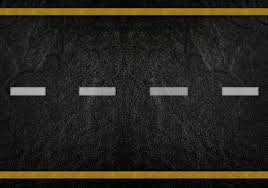
#> input picture Computer Vision Projects/Lane Detection/media/road4.jpg, 268 x 188 px, found by its file name
$ python Lane_detection.py
#> lines starting #> are read from the running program, lines starting #| are printed output that depends on the picture; after the words box and inside, x2 and y2 are one past the last pixel; in counts of white or black regions, pixels touching at a corner belong together
# importings
import matplotlib.pylab as plt
import cv2
import numpy as np


def region_of_interest(img, vertices):
    """
    Masks the target image only with the ROI specified and crops the rest.
    Input params: Target image, ROI vertices
    Returns: Masked Image with ROI
    """
    mask = np.zeros_like(img)
    match_mask_color = 255
    cv2.fillPoly(mask, vertices, match_mask_color)
    masked_image = cv2.bitwise_and(img, mask)
    return masked_image


def draw_the_lines(img, lines):
    """
    Draws the lines on the image that are obtained by performing Hough Transform.
    Input Params: Target image, Line vector
    Returns: Image with drawn lines
    """
    img = np.copy(img)
    blank_image = np.zeros((img.shape[0], img.shape[1], 3), dtype=np.uint8)

    for line in lines:
        for x1, y1, x2, y2 in line:
            cv2.line(blank_image, (x1, y1), (x2, y2), (0, 255, 0), thickness=5)

    img = cv2.addWeighted(img, 0.8, blank_image, 1, 0.0)
    return img


def image_processing_pipeline(image, region_of_interest_vertices):
    """
    The Image Processing Pipeline to effectively manage the flow of computation to be carried out on image
    Input Params: Target Image, Region of Interest Vertices Array
    Returns: processed image with detected lane lines
    """
    # convert to gray_scale
    gray_image = cv2.cvtColor(image, cv2.COLOR_RGB2GRAY)
    # canny edge detection
    canny_image = cv2.Canny(gray_image, 100, 200)
    # crop image
    cropped_image = region_of_interest(
        canny_image,
        np.array([region_of_interest_vertices], np.int32),
    )

    # draw lines
    lines = cv2.HoughLinesP(
        cropped_image,
        rho=6,
        theta=np.pi / 180,
        threshold=160,
        lines=np.array([]),
        minLineLength=40,
        maxLineGap=25,
    )

    image_with_lines = draw_the_lines(image, lines)
    return image_with_lines


def click_event(event, x, y, flags, param):
    """
    Called when 'click' event is triggered.
    Function Type: Callback function
    Input Params: Array consisting of Target Image and ROI array that is to be filled
    Returns: None
    """
    if event == cv2.EVENT_LBUTTONDOWN:
        param[1].append((x, y))  # appending to the ROI array
        font = cv2.FONT_HERSHEY_SIMPLEX
        cv2.putText(param[0], ".", (x, y), font, 1, (0, 255, 255), 2)
        cv2.imshow("image", param[0])


def ROI(image):
    """
    Asks user to define the Region of Interest.
    Input Params: Target image
    Returns: Array with vertices of ROI
    """
    # height, width = image.shape[0], image.shape[1]
    cv2.imshow("image", image)
    region_of_interest_vertices = []
    cv2.setMouseCallback("image", click_event, [image, region_of_interest_vertices])
    cv2.waitKey(0)
    cv2.destroyAllWindows()
    return region_of_interest_vertices


def main():
    image_path = "road4.jpg"
    image = cv2.imread(image_path)
#> image is the input picture: shape (188, 268, 3); mean B, G, R 29.7, 36.7, 39.4
    image = cv2.resize(image, (500,500))
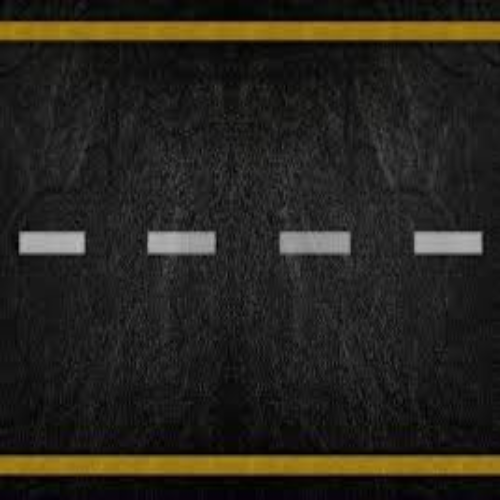
#> image: shape (500, 500, 3); mean B, G, R 29.6, 36.5, 39.3

    # getting region of interest by user input
    region_of_interest_vertices = ROI(image)
#> region_of_interest_vertices = []

    # image processing pipeline
    result = image_processing_pipeline(image, region_of_interest_vertices)
#> in image_processing_pipeline, `gray_image = cv2.cvtColor(image, cv2.COLOR_RGB2GRAY)`:
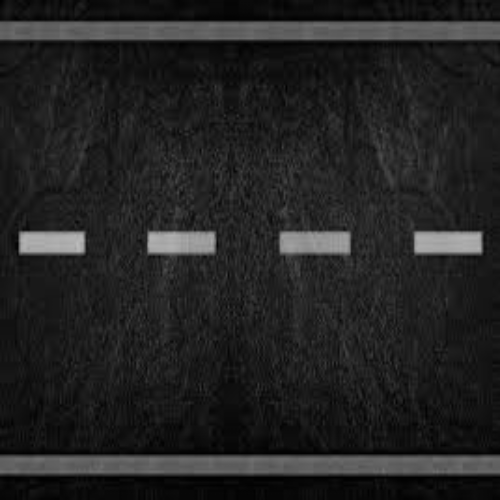
#> gray_image: shape (500, 500); min 1, max 188, mean 34.8
#> in image_processing_pipeline, `canny_image = cv2.Canny(gray_image, 100, 200)`:
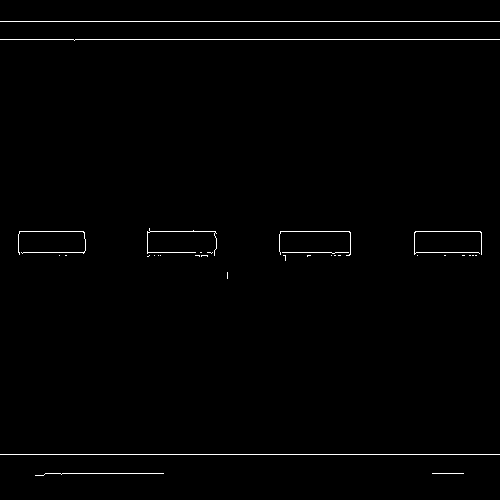
#> canny_image: shape (500, 500); 0.98% white in thin lines or dots

    # display
    plt.imshow(result)
    plt.show()


if __name__ == "__main__":
#> (the run stopped early here; a loop or call above may not have finished)

$ run again, with Computer Vision Projects/Lane Detection/media/road2.jpg copied over Computer Vision Projects/Lane Detection/media/road4.jpg
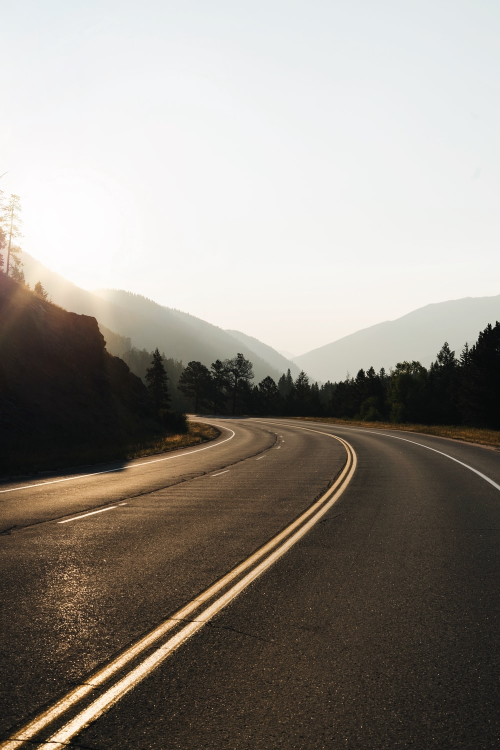
#> input picture Computer Vision Projects/Lane Detection/media/road2.jpg, 1000 x 1500 px, found by its file name (shown at 1/2 size)
#> in main, image is the input picture: shape (1500, 1000, 3); mean B, G, R 132.4, 140.2, 146.3
#> in main, `image = cv2.resize(image, (500,500))`:
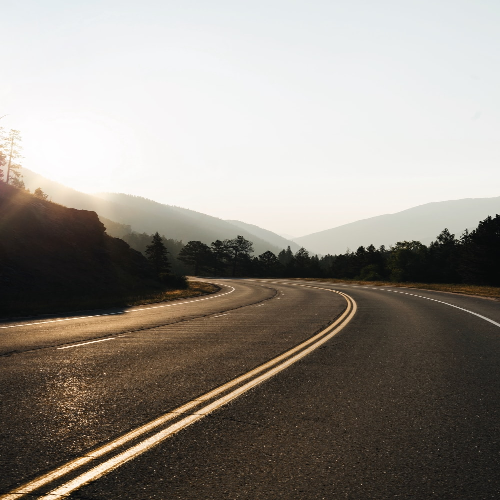
#> image: shape (500, 500, 3); mean B, G, R 132.6, 140.3, 146.4
#> region_of_interest_vertices = []
#> in image_processing_pipeline, `canny_image = cv2.Canny(gray_image, 100, 200)`:
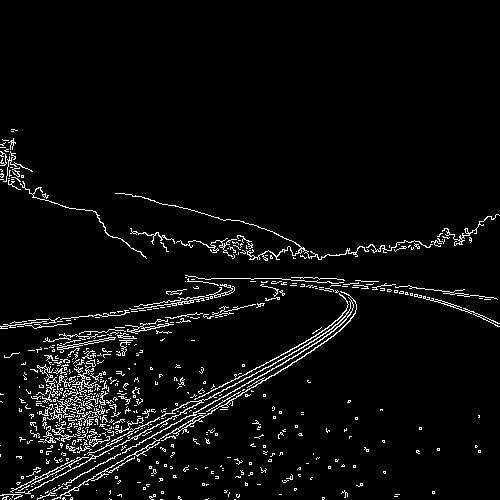
#> canny_image: shape (500, 500); 4.4% white in thin lines or dots, all inside (x1, y1, x2, y2) = (0, 129, 500, 500)

$ run again, with Computer Vision Projects/Lane Detection/media/road3.jpg copied over Computer Vision Projects/Lane Detection/media/road4.jpg
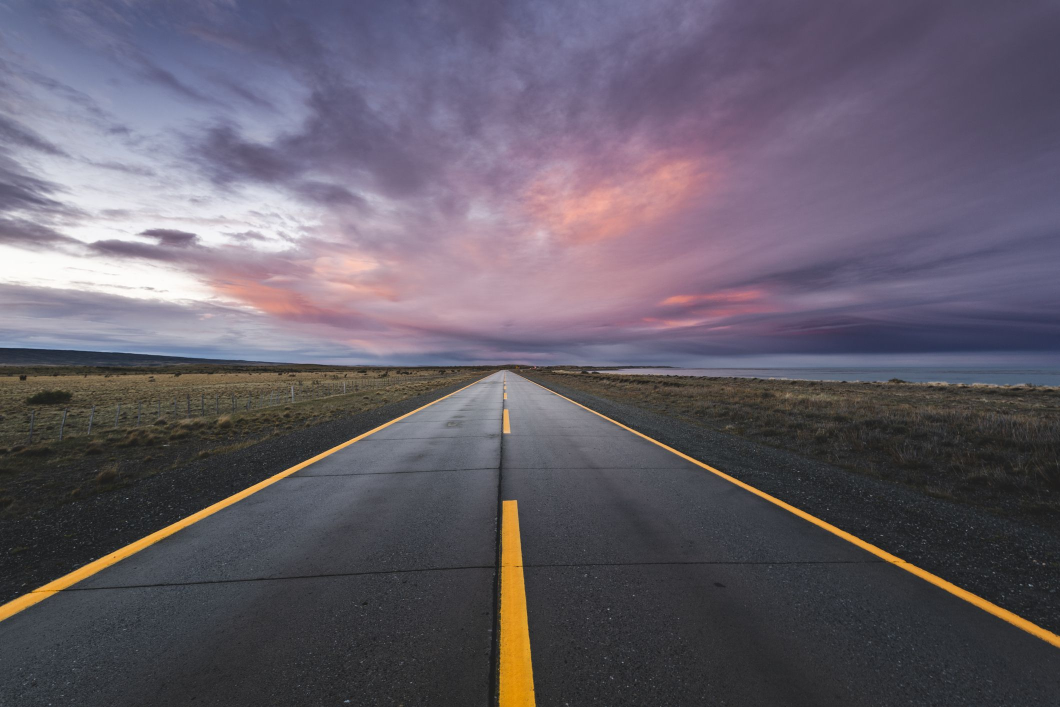
#> input picture Computer Vision Projects/Lane Detection/media/road3.jpg, 2119 x 1414 px, found by its file name (shown at 1/2 size)
#> in main, image is the input picture: shape (1414, 2119, 3); mean B, G, R 105.2, 93.4, 100.3
#> in main, `image = cv2.resize(image, (500,500))`:
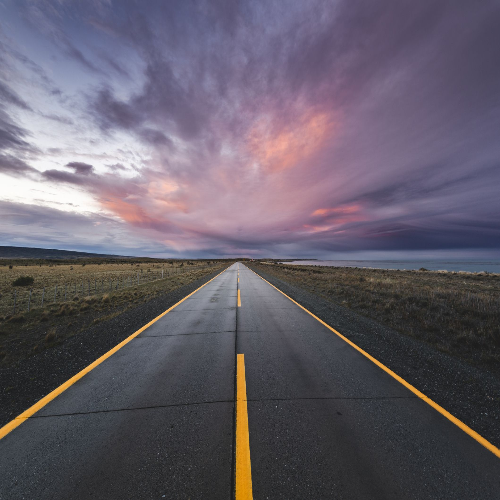
#> image: shape (500, 500, 3); mean B, G, R 105.1, 93.3, 100.2
#> region_of_interest_vertices = []
#> in image_processing_pipeline, `canny_image = cv2.Canny(gray_image, 100, 200)`:
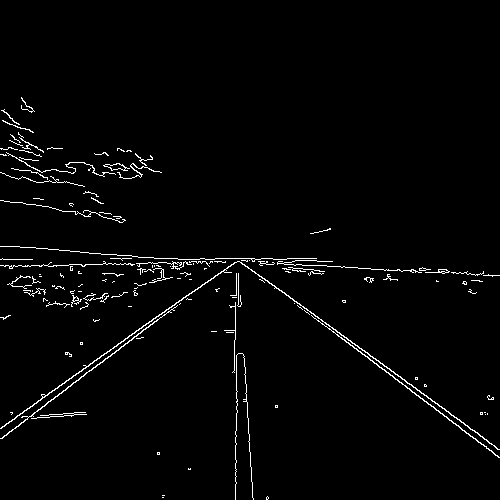
#> canny_image: shape (500, 500); 2.1% white in thin lines or dots, all inside (x1, y1, x2, y2) = (0, 97, 500, 500)

$ run again, with Computer Vision Projects/Lane Detection/media/road5.jpg copied over Computer Vision Projects/Lane Detection/media/road4.jpg
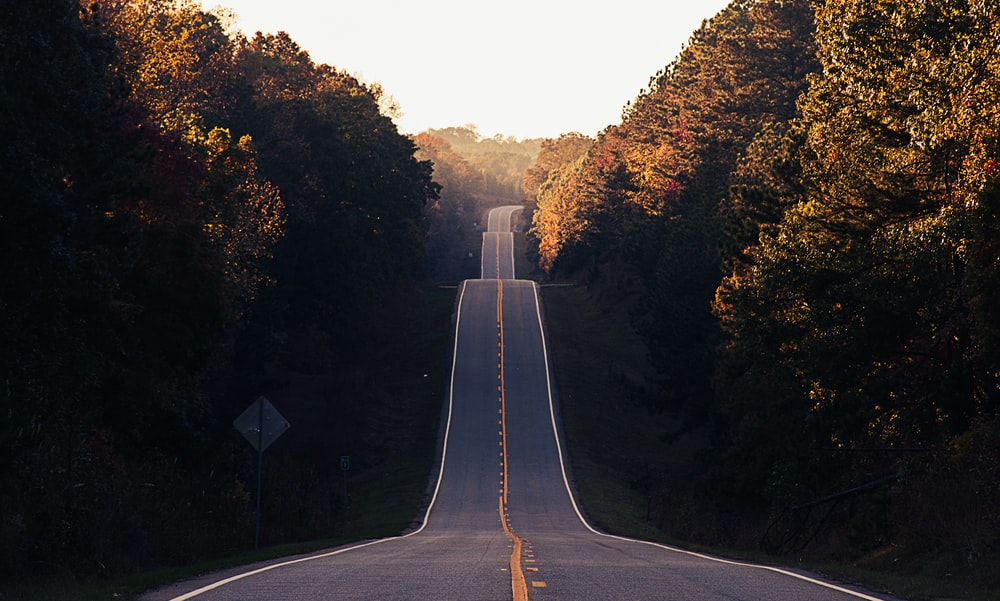
#> input picture Computer Vision Projects/Lane Detection/media/road5.jpg, 1000 x 601 px, found by its file name
#> in main, image is the input picture: shape (601, 1000, 3); mean B, G, R 51, 51.6, 57.2
#> in main, `image = cv2.resize(image, (500,500))`:
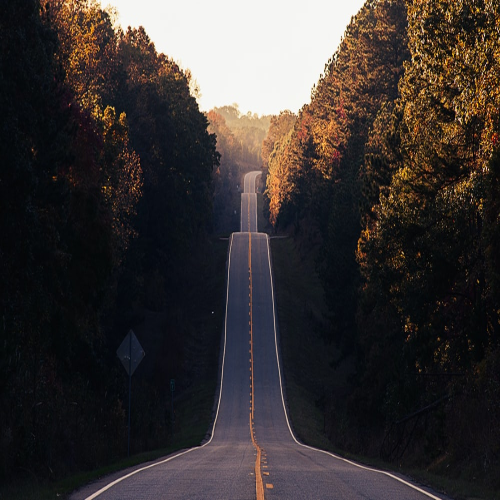
#> image: shape (500, 500, 3); mean B, G, R 50.9, 51.5, 57.1
#> region_of_interest_vertices = []
#> in image_processing_pipeline, `canny_image = cv2.Canny(gray_image, 100, 200)`:
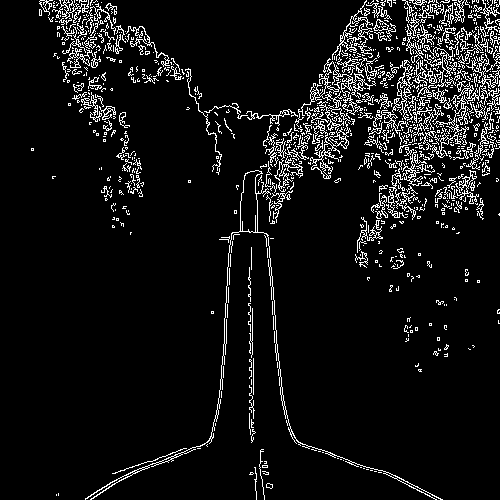
#> canny_image: shape (500, 500); 7.4% white in thin lines or dots
